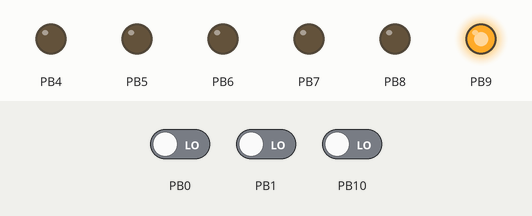
A program run on a simulated STM32 Blue Pill. Shown: output pins drawn as LEDs (lit = HIGH). The test bench sets the inputs (shaded band); at power-on: PB0 LOW, PB1 LOW, PB10 LOW.

Above: at 0.2 s.
At 1.2 s:
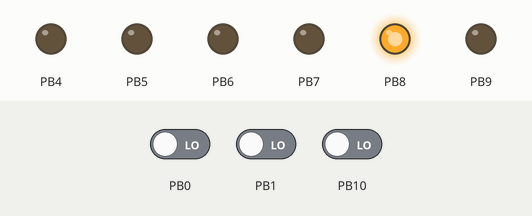
At 3.2 s:
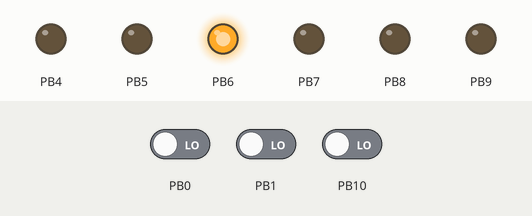
At 5.2 s:
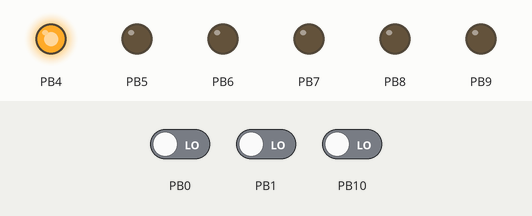
At 9.7 s:
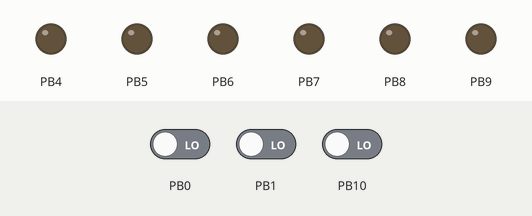
At 20.7 s:
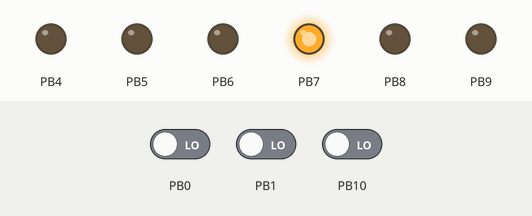
Timing chart, 0 to 21.3 s (numbered marks = the images above):
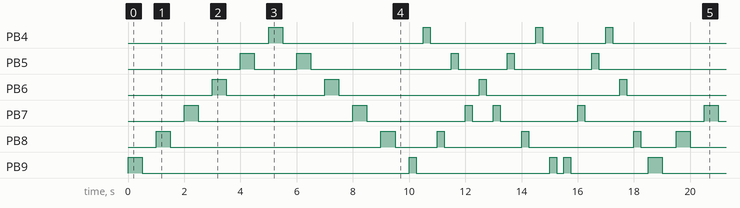

Measured:
- by itself, PB4: LOW → HIGH at 5.0 s, → LOW 0.50 s later, → HIGH 5.0 s later, → LOW 0.25 s later, … (16 changes in this stretch)
- by itself, PB5: LOW → HIGH at 4.0 s, → LOW 0.50 s later, → HIGH 1.5 s later, → LOW 0.50 s later, … (20 changes in this stretch)
- by itself, PB6: LOW → HIGH at 3.0 s, → LOW 0.50 s later, → HIGH 3.5 s later, → LOW 0.50 s later, … (16 changes in this stretch)
- by itself, PB9: repeats every 18.5 s: LOW 9.5 s, HIGH 0.25 s, LOW 4.8 s, HIGH 0.25 s, LOW 0.25 s, HIGH 0.25 s, LOW 2.8 s, HIGH 0.50 s
- by itself, PB8: repeats every 18.5 s: LOW 7.5 s, HIGH 0.50 s, LOW 1.5 s, HIGH 0.25 s, LOW 2.8 s, HIGH 0.25 s, LOW 3.8 s, HIGH 0.25 s, LOW 1.3 s, HIGH 0.50 s
- by itself, PB7: repeats every 18.5 s: LOW 5.5 s, HIGH 0.50 s, LOW 3.5 s, HIGH 0.25 s, LOW 0.75 s, HIGH 0.25 s, LOW 2.8 s, HIGH 0.25 s, LOW 4.3 s, HIGH 0.50 s

The program:

main.cpp
```cpp
//SECUENCIAS PCB LEDS E INTERRUPTORES----------------------------------------------

#include <Arduino.h>
#define tiempo 500
#define tiempo1 250
// put function declarations here:
int myFunction(int, int);

void setup() {
  //Entrada
  pinMode(PB0,INPUT);
  pinMode(PB1,INPUT);
  pinMode(PB10,INPUT);
  //Salida
  pinMode(PB9,OUTPUT);
  pinMode(PB8,OUTPUT);
  pinMode(PB7,OUTPUT);
  pinMode(PB6,OUTPUT);
  pinMode(PB5,OUTPUT);
  pinMode(PB4,OUTPUT);


}

void loop() {
 //Primera Secuencia
 if(digitalRead(PB0)==0){
 digitalWrite(PB9,HIGH);
 delay(tiempo);
 digitalWrite(PB9,LOW);
 delay(tiempo);
 digitalWrite(PB8,HIGH);
 delay(tiempo);
 digitalWrite(PB8,LOW);
 delay(tiempo);
 digitalWrite(PB7,HIGH);
 delay(tiempo);
 digitalWrite(PB7,LOW);
 delay(tiempo);
 digitalWrite(PB6,HIGH);
 delay(tiempo);
 digitalWrite(PB6,LOW);
 delay(tiempo);
 digitalWrite(PB5,HIGH);
 delay(tiempo);
 digitalWrite(PB5,LOW);
 delay(tiempo);
 digitalWrite(PB4,HIGH);
 delay(tiempo);
 digitalWrite(PB4,LOW);
 delay(tiempo);
  digitalWrite(PB5,HIGH);
 delay(tiempo);
 digitalWrite(PB5,LOW);
 delay(tiempo);
 digitalWrite(PB6,HIGH);
 delay(tiempo);
 digitalWrite(PB6,LOW);
 delay(tiempo);
 digitalWrite(PB7,HIGH);
 delay(tiempo);
 digitalWrite(PB7,LOW);
 delay(tiempo);
 digitalWrite(PB8,HIGH);
 delay(tiempo);
 digitalWrite(PB8,LOW);
 delay(tiempo);

 }

 //Segunda Secuencia
 if(digitalRead(PB1)==0){
 digitalWrite(PB9,HIGH);
 delay(tiempo1);
 digitalWrite(PB9,LOW);
 delay(tiempo1);
 digitalWrite(PB4,HIGH);
 delay(tiempo1);
 digitalWrite(PB4,LOW);
 delay(tiempo1);
 digitalWrite(PB8,HIGH);
 delay(tiempo1);
 digitalWrite(PB8,LOW);
 delay(tiempo1);
 digitalWrite(PB5,HIGH);
 delay(tiempo1);
 digitalWrite(PB5,LOW);
 delay(tiempo1);
 digitalWrite(PB7,HIGH);
 delay(tiempo1);
 digitalWrite(PB7,LOW);
 delay(tiempo1);
 digitalWrite(PB6,HIGH);
 delay(tiempo1);
 digitalWrite(PB6,LOW);
 delay(tiempo1);

 digitalWrite(PB7,HIGH);
 delay(tiempo1);
 digitalWrite(PB7,LOW);
 delay(tiempo1);
 digitalWrite(PB5,HIGH);
 delay(tiempo1);
 digitalWrite(PB5,LOW);
 delay(tiempo1);
 digitalWrite(PB8,HIGH);
 delay(tiempo1);
 digitalWrite(PB8,LOW);
 delay(tiempo1);
 digitalWrite(PB4,HIGH);
 delay(tiempo1);
 digitalWrite(PB4,LOW);
 delay(tiempo1);
 digitalWrite(PB9,HIGH);
 delay(tiempo1);
 digitalWrite(PB9,LOW);
 delay(tiempo1);
 }

//Tercera Secuencia
 if(digitalRead(PB10)==0){
 digitalWrite(PB9,HIGH);
 delay(tiempo1);
 digitalWrite(PB9,LOW);
 delay(tiempo1);
 digitalWrite(PB7,HIGH);
 delay(tiempo1);
 digitalWrite(PB7,LOW);
 delay(tiempo1);
 digitalWrite(PB5,HIGH);
 delay(tiempo1);
 digitalWrite(PB5,LOW);
 delay(tiempo1);
 digitalWrite(PB4,HIGH);
 delay(tiempo1);
 digitalWrite(PB4,LOW);
 delay(tiempo1);
 digitalWrite(PB6,HIGH);
 delay(tiempo1);
 digitalWrite(PB6,LOW);
 delay(tiempo1);
 digitalWrite(PB8,HIGH);
 delay(tiempo1);
 digitalWrite(PB8,LOW);
 delay(tiempo1);
 }

}

// put function definitions here:
int myFunction(int x, int y) {
  return x + y;
}
```
